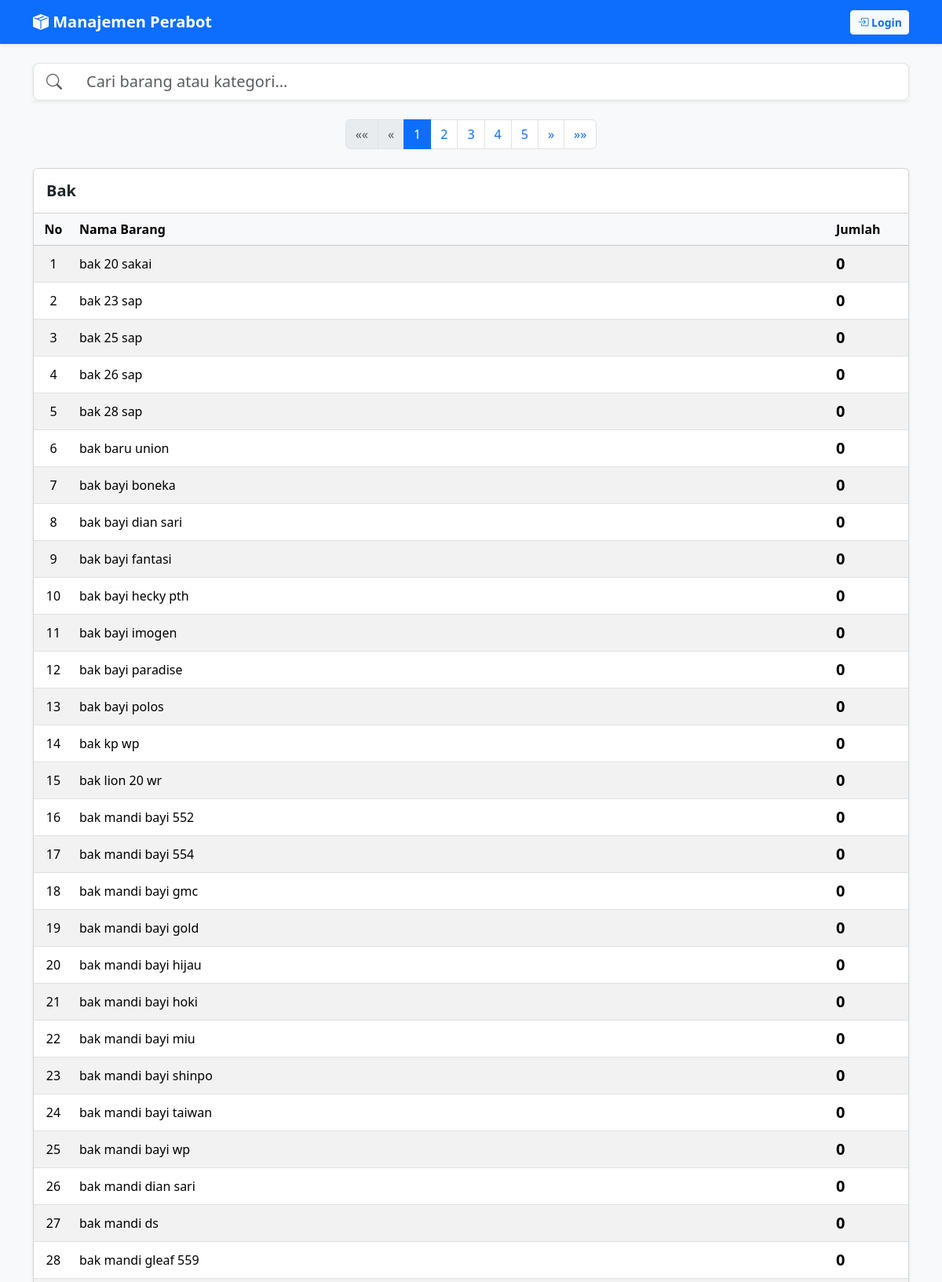
The page / (upper part) on the database its author committed.
### tables this page shows
CREATE TABLE `kategori` (
  `id` int(11) NOT NULL,
  `nama` varchar(255) NOT NULL
);

CREATE TABLE `tbperabot` (
  `id_kategori` int(11) NOT NULL,
  `id` int(11) NOT NULL,
  `namabarang` varchar(128) NOT NULL,
  `jumlah` varchar(128) NOT NULL
);

### .dbconfig.php (called while the page is built)
<?php
return [
    'host'     => '127.0.0.1',
    'username' => 'root',
    'password' => '1234',
    'database' => 'dbperabot'
];

### function.php (called while the page is built, shortened)
<?php
class Database {
    private $conn;
    public function __construct() {
        $config = require __DIR__ . '/.dbconfig.php';
        $this->conn = new mysqli(
            $config['host'],
            $config['username'],
            $config['password'],
            $config['database']
        );
    }
    public function getConnection() {
        return $this->conn;
    }
}
class PerabotSystem {
    private $db;
    public function __construct() {
        $this->db = new Database();
    }
    public function isAdmin() {
        return isset($_SESSION['admin']) && $_SESSION['admin'] === true;
    }
    public function getKategori($page = 1, $per_page = 3) {
        $offset = ($page - 1) * $per_page;
        $conn = $this->db->getConnection();
        $sql = "SELECT * FROM kategori ORDER BY nama LIMIT ?, ?";
        $stmt = $conn->prepare($sql);
        $stmt->bind_param("ii", $offset, $per_page);
        $stmt->execute();
        $result = $stmt->get_result();
        $kategori = [];
        while ($row = $result->fetch_assoc()) {
            $kategori[] = $row;
        }
        $total_sql = "SELECT COUNT(*) as total FROM kategori";
        $total_result = $conn->query($total_sql);
        $total_row = $total_result->fetch_assoc();
        $total_pages = ceil($total_row['total'] / $per_page);
        return [
            'kategori' => $kategori,
            'total_pages' => $total_pages,
            'current_page' => $page
        ];
    }
    public function getPerabotByKategori($id_kategori) {
        $conn = $this->db->getConnection();
        $sql = "SELECT p.*, k.nama as nama_kategori
                FROM tbperabot p
                JOIN kategori k ON p.id_kategori = k.id
                WHERE p.id_kategori = ?
                ORDER BY p.namabarang";
        $stmt = $conn->prepare($sql);
        $stmt->bind_param("i", $id_kategori);
        $stmt->execute();
        $result = $stmt->get_result();
        $perabot = [];
        while ($row = $result->fetch_assoc()) {
            $perabot[] = $row;
        }
        return $perabot;
    }
}
$system = new PerabotSystem();
?>

### index.php (the view, shortened to what this page needs)
<?php
require_once 'function.php';
$page = isset($_GET['page']) ? (int)$_GET['page'] : 1;
$kategori_data = $system->getKategori($page);
$is_admin = $system->isAdmin();
$current_username = $is_admin ? $_SESSION['username'] : '';
$total_pages = $kategori_data['total_pages'];
$current_page = $page;
$start_page = max(1, $current_page - 2);
$end_page = min($total_pages, $start_page + 4);
?>
<!DOCTYPE html>
<html lang="id">
<head>
    <link href="bootstrap.min.css" rel="stylesheet">
    <link rel="stylesheet" href="bootstrap-icons-1.11.3/font/bootstrap-icons.min.css">
    <link rel="stylesheet" href="style.css">
</head>
<body>
    <nav class="navbar navbar-expand-lg navbar-dark bg-primary mb-4 shadow-sm">
        <div class="container">
            <a class="navbar-brand fw-bold" href="index.php">
                <i class="bi bi-box-seam-fill"></i> Manajemen Perabot
            </a>
            <div class="d-flex align-items-center">
                <?php if ($is_admin): ?>
                    <span class="badge bg-light text-primary me-2 px-3 py-2 rounded-pill">
                        <i class="bi bi-person-fill me-1"></i> <?= htmlspecialchars($current_username) ?>
                    </span>
                    <button onclick="logout()" class="btn btn-outline-light btn-sm">
                        <i class="bi bi-box-arrow-right"></i> Logout
                    </button>
                <?php else: ?>
                    <button onclick="showLogin()" class="btn btn-light btn-sm fw-bold text-primary">
                        <i class="bi bi-box-arrow-in-right"></i> Login
                    </button>
                <?php endif; ?>
            </div>
        </div>
    </nav>
    <div class="container pb-5">
        <div class="card mb-4 border-0 bg-transparent">
            <div class="input-group input-group-lg shadow-sm">
                <span class="input-group-text bg-white border-end-0"><i class="bi bi-search text-muted"></i></span>
                <input type="text" id="search-input" class="form-control border-start-0" placeholder="Cari barang atau kategori..." onkeyup="liveSearch()">
            </div>
        </div>
        <div class="d-flex justify-content-center align-items-center position-relative mb-4">
            <?php if ($total_pages > 1): ?>
            <nav aria-label="Page navigation">
                <ul class="pagination mb-0">
                    <li class="page-item <?= ($current_page <= 1) ? 'disabled' : '' ?>">
                        <a class="page-link" href="?page=1" aria-label="First">&laquo;&laquo;</a>
                    </li>
                    <li class="page-item <?= ($current_page <= 1) ? 'disabled' : '' ?>">
                        <a class="page-link" href="?page=<?= $current_page - 1 ?>" aria-label="Previous">&laquo;</a>
                    </li>
                    <?php for ($i = $start_page; $i <= $end_page; $i++): ?>
                        <li class="page-item <?= $i == $current_page ? 'active' : '' ?>">
                            <a class="page-link" href="?page=<?= $i ?>"><?= $i ?></a>
                        </li>
                    <?php endfor; ?>
                    <li class="page-item <?= ($current_page >= $total_pages) ? 'disabled' : '' ?>">
                        <a class="page-link" href="?page=<?= $current_page + 1 ?>" aria-label="Next">&raquo;</a>
                    </li>
                    <li class="page-item <?= ($current_page >= $total_pages) ? 'disabled' : '' ?>">
                        <a class="page-link" href="?page=<?= $total_pages ?>" aria-label="Last">&raquo;&raquo;</a>
                    </li>
                </ul>
            </nav>
            <?php endif; ?>
        </div>
        <div id="main-content">
            <?php if (empty($kategori_data['kategori'])): ?>
                <div class="alert alert-info text-center py-5">
                    <i class="bi bi-inbox fs-1 d-block mb-3"></i>
                    <p class="mb-0">Tidak ada kategori yang ditemukan.</p>
                </div>
            <?php else: ?>
                <div class="row">
                    <?php foreach ($kategori_data['kategori'] as $kategori): ?>
                        <div class="col-12 mb-4" id="kategori-<?= $kategori['id'] ?>">
                            <div class="card shadow-sm h-100">
                                <div class="card-header d-flex justify-content-between align-items-center bg-white py-3">
                                    <h5 class="mb-0 fw-bold text-dark"><?= htmlspecialchars($kategori['nama']) ?></h5>
                                </div>
                                <div class="card-body p-0">
                                    <div class="items-container" id="items-<?= $kategori['id'] ?>">
                                        <?php
                                        $items = $system->getPerabotByKategori($kategori['id']);
                                        if (empty($items)): ?>
                                            <div class="text-center py-4 text-muted small">
                                                <i class="bi bi-slash-circle mb-2 d-block"></i> Tidak ada barang
                                            </div>
                                        <?php else: ?>
                                            <div class="table-responsive">
                                                <table class="table table-hover table-striped mb-0 align-middle">
                                                    <thead class="table-light">
                                                        <tr>
                                                            <th style="width: 50px;" class="text-center">No</th>
                                                            <th>Nama Barang</th>
                                                            <th style="width: 100px;">Jumlah</th>
                                                        </tr>
                                                    </thead>
                                                    <tbody>
                                                        <?php foreach ($items as $index => $item): ?>
                                                            <tr id="item-<?= $item['id'] ?>">
                                                                <td class="text-center"><?= $index + 1 ?></td>
                                                                <td class="item-name fw-medium"><?= htmlspecialchars($item['namabarang']) ?></td>
                                                                <td class="item-quantity">
                                                                    <span class="fw-bold fs-5"><?= htmlspecialchars($item['jumlah']) ?></span>
                                                                </td>
                                                            </tr>
                                                        <?php endforeach; ?>
                                                    </tbody>
                                                </table>
                                            </div>
                                        <?php endif; ?>
                                    </div>
                                </div>
                            </div>
                        </div>
                    <?php endforeach; ?>
                </div>
            <?php endif; ?>
        </div>
    </div>
</body>
</html>

### style.css (style rules this page uses)
body { background-color: #f8f9fa; }
.navbar { z-index: 1030; }

### rows shown on the page
kategori: nama "Bak"
tbperabot: namabarang "bak 20 sakai", jumlah "0"
tbperabot: namabarang "bak 23 sap", jumlah "0"
tbperabot: namabarang "bak 25 sap", jumlah "0"
tbperabot: namabarang "bak 26 sap", jumlah "0"
tbperabot: namabarang "bak 28 sap", jumlah "0"
tbperabot: namabarang "bak baru union", jumlah "0"
tbperabot: namabarang "bak bayi boneka", jumlah "0"
tbperabot: namabarang "bak bayi dian sari", jumlah "0"
tbperabot: namabarang "bak bayi fantasi", jumlah "0"
tbperabot: namabarang "bak bayi hecky pth", jumlah "0"
tbperabot: namabarang "bak bayi imogen", jumlah "0"
tbperabot: namabarang "bak bayi paradise", jumlah "0"
tbperabot: namabarang "bak bayi polos", jumlah "0"
tbperabot: namabarang "bak kp wp", jumlah "0"
tbperabot: namabarang "bak lion 20 wr", jumlah "0"
tbperabot: namabarang "bak mandi bayi 552", jumlah "0"
tbperabot: namabarang "bak mandi bayi 554", jumlah "0"
tbperabot: namabarang "bak mandi bayi gmc", jumlah "0"
tbperabot: namabarang "bak mandi bayi gold", jumlah "0"
tbperabot: namabarang "bak mandi bayi hijau", jumlah "0"
tbperabot: namabarang "bak mandi bayi hoki", jumlah "0"
tbperabot: namabarang "bak mandi bayi miu", jumlah "0"
tbperabot: namabarang "bak mandi bayi shinpo", jumlah "0"
tbperabot: namabarang "bak mandi bayi taiwan", jumlah "0"
tbperabot: namabarang "bak mandi bayi wp", jumlah "0"
tbperabot: namabarang "bak mandi dian sari", jumlah "0"
tbperabot: namabarang "bak mandi ds", jumlah "0"
tbperabot: namabarang "bak mandi gleaf 559", jumlah "0"
